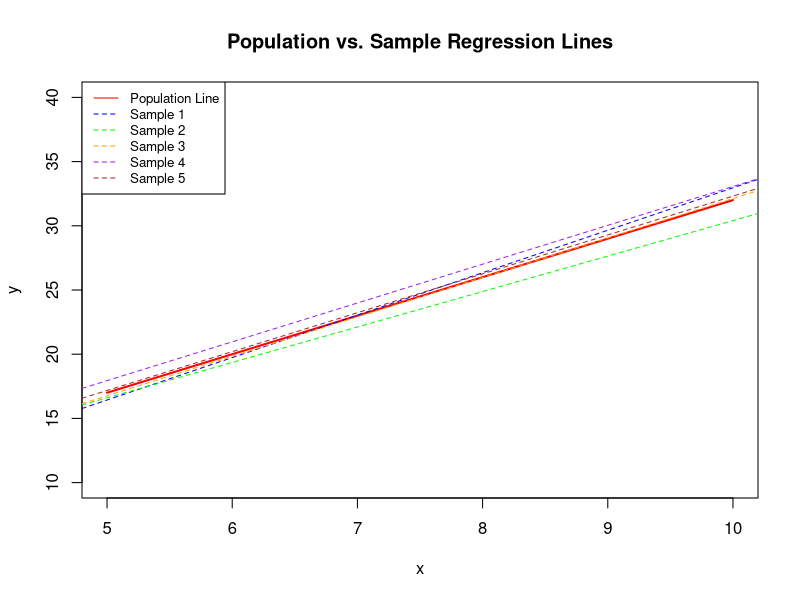

Write the R code that produced this figure.
## ---- chunk 1
set.seed(123)
n <- 50

# Step 1: Population line 
x_range <- seq(5, 10, length.out = 100)
y_pop <- 2 + 3 * x_range 

plot(x_range, y_pop, type = "l", col = "red", lwd = 2, ylim = c(10, 40),
     xlab = "x", ylab = "y", main = "Population vs. Sample Regression Lines")

# Step 2-4: Generate 5 sample lines 
colors <- c("blue", "green", "orange", "purple", "brown")

for (i in 1:5) {
  x <- runif(n, 5, 10) 
  epsilon <- rnorm(n, 0, 4) 
  y <- 2 + 3 * x + epsilon 
  
  model <- lm(y ~ x) 
  abline(model, col = colors[i], lty = 2)
}

legend("topleft", legend = c("Population Line", paste("Sample", 1:5)),
       col = c("red", colors), lty = c(1, rep(2, 5)), cex = 0.8)
## ---- chunk 2
set.seed(123) 
n <- 50

# Step 1: Generate data 
x <- runif(n, 5, 10)
x_centered <- x - mean(x)
epsilon <- rnorm(n, 0, 1)
y <- 2 + 3 * x_centered + epsilon 

# Step 2: OLS Estimates 
fit <- lm(y ~ x_centered)
beta0_hat <- coef(fit)[1]
beta1_hat <- coef(fit)[2]

# Step 3: Grid search for RSS 
b0_grid <- seq(beta0_hat - 1, beta0_hat + 1, length.out = 100)
b1_grid <- seq(beta1_hat - 1, beta1_hat + 1, length.out = 100)

rss_func <- function(b0, b1) {
  sum((y - b0 - b1 * x_centered)^2) 
}

# Compute RSS for combinations
rss_results <- outer(b0_grid, b1_grid, Vectorize(rss_func))

# Find minimum 
min_idx <- which(rss_results == min(rss_results), arr.ind = TRUE)
cat("Minimum RSS found at: Beta0 =", b0_grid[min_idx[1]], ", Beta1 =", b1_grid[min_idx[2]], "\n")
cat("OLS Estimates: Beta0 =", beta0_hat, ", Beta1 =", beta1_hat, "\n")
## ---- chunk 3
set.seed(123) # 
n <- 50
R <- 1000 # 
beta0_true <- 2 
beta1_true <- 3

estimates <- replicate(R, {
  x <- runif(n, 0, 1) 
  eps <- rnorm(n, 0, 1)  
  y <- beta0_true + beta1_true * x + eps 
  coef(lm(y ~ x)) 
})

# Average of estimates 
avg_estimates <- rowMeans(estimates)
print(avg_estimates)
## ---- chunk 4
library(MASS)
data("Boston") 

# Predictors: crim, nox, black, lstat 
predictors <- c("crim", "nox", "black", "lstat")
results <- list()

# (a) Run four separate regressions 
for (p in predictors) {
  formula_str <- as.formula(paste("medv ~", p))
  results[[p]] <- lm(formula_str, data = Boston)
}

# (b) & (c) Present output and evaluate 
summary_table <- data.frame(
  Predictor = predictors,
  Estimate = sapply(results, function(m) coef(m)[2]),
  R_Squared = sapply(results, function(m) summary(m)$r.squared),
  P_Value = sapply(results, function(m) summary(m)$coefficients[2, 4])
)

print(summary_table)
